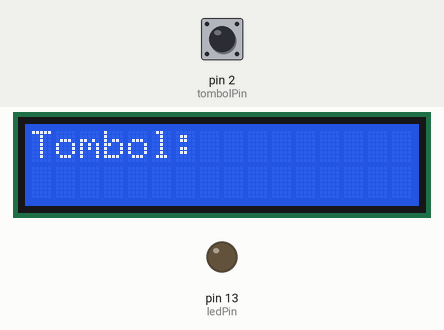
This sketch was run on a simulated Arduino Uno, built with avr-gcc and run on an emulated ATmega328P. Shown: 16×2 character LCD, output pins drawn as LEDs (lit = HIGH). Inputs (shaded band) come from the test bench; at power-on: pin 2 (tombolPin) HIGH. WiFi joins after 1.5 s; servers stay silent unless stated; what the sketch prints to the serial monitor is not drawn.

Above: at 7.7 s.
7.8 s: pin 2 (tombolPin) pulled LOW for 3.2 s
At 9.3 s:
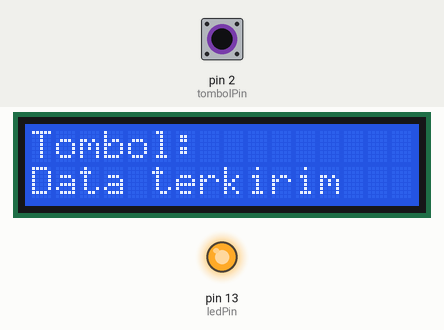
13.7 s: pin 2 (tombolPin) pulled LOW for 0.15 s
At 15.7 s:
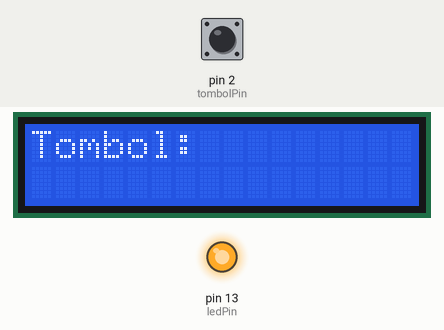
16.8 s: pin 2 (tombolPin) pulled LOW for 1 s
At 17.9 s:
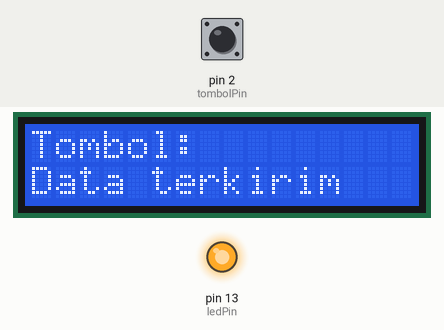
Timing chart, 0 to 19.8 s (numbered marks = the images above; inputs shaded):
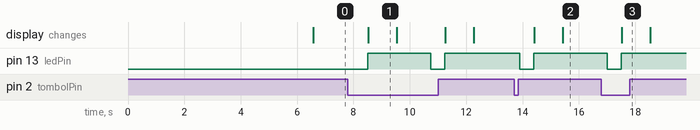

The sketch:

PT_Sami.ino
```cpp
    #include <WiFiEsp.h>
      #include <WiFiEspClient.h>
        #include <WiFiEspUdp.h>
      #include <TimeLib.h>  // Library TimeLib untuk mendapatkan waktu
    #include <LiquidCrystal_I2C.h> // Layar LED
// Masuk Di WiFi Kantor Sami
char ssid[] = "SAMI Office2";
char pass[] = "SeCuri!";

// alamat IP dan port API > (Konfirmasi Kholik)
char server[] = "10.62.124.35";
int port = 800;

// Nama pin untuk tombol
const int tombolPin = 2;

// Nama pin untuk LED
const int ledPin = 13;

// Objek LCD
LiquidCrystal_I2C lcd(0x27, 16, 2); // Alamat I2C dan ukuran 16x2

WiFiEspClient client;

void setup() {
  Serial.begin(115200);
  WiFi.init(&Serial);

  // Menunggu koneksi ke WiFi
  while (WiFi.status() != WL_CONNECTED) {
    Serial.print("Mencoba terhubung ke ");
    Serial.println(ssid);
    WiFi.begin(ssid, pass);
    delay(5000);
  }
  Serial.println("Terhubung ke WiFi!");

  Serial.print("Alamat IP: ");
  Serial.println(WiFi.localIP());

  // Mengatur pin tombol sebagai input
  pinMode(tombolPin, INPUT);

  // Aktifkan resistor pull-up internal pada pin tombol
  digitalWrite(tombolPin, HIGH);

   // Mengatur pin LED sebagai output
  pinMode(ledPin, OUTPUT);

  // Inisialisasi LCD
  lcd.begin(16, 2);
  lcd.print("Tombol: ");
}

void loop() {
  // Baca status tombol (LOW jika ditekan, HIGH jika tidak ditekan)
  int statusTombol = digitalRead(tombolPin);

  // Jika tombol ditekan, kirim data ke API
  if (statusTombol == LOW) {
    Serial.println("Tombol ditekan!");

 // Mendapatkan waktu saat tombol ditekan
    char timestamp[20];
    sprintf(timestamp, "%02d:%02d:%02d", hour(), minute(), second());

    // Contoh data yang akan dikirim ke API
    String dataToSend = "Status=1&WaktuMasuk=";
    dataToSend += timestamp;

    // Membuka koneksi TCP ke server API
    if (client.connect(server, port)) {
      Serial.println("Terhubung ke server API");

      // // Mengirimkan data melalui HTTP POST
      client.print("POST /endpoint_api HTTP/1.1\r\n");
      client.print("Host: ");
      client.println(server);
      client.println("Content-Type: application/x-www-form-urlencoded");
      client.print("Content-Length: ");
      client.println(dataToSend.length());
      client.println();
      client.println(dataToSend);

       // Matikan LED untuk memberi sinyal data telah dikirim
      digitalWrite(ledPin, LOW);
      delay(500);
      digitalWrite(ledPin, HIGH);

      // Tampilkan pesan di LCD
      lcd.setCursor(0, 1);
      lcd.print("Data terkirim");
      delay(1000);
      lcd.setCursor(0, 1);
      lcd.print("                ");

    } else {
      Serial.println("Tidak dapat terhubung ke server API");
    }

    // Tunggu beberapa saat untuk menghindari pengiriman berulang saat tombol ditekan
    delay(1000);
  }
}
```

Measured:
- after the input at 7.8 s, pin 13 (ledPin): LOW → HIGH after 0.71 s, → LOW 2.2 s later, → HIGH 0.50 s later; the display: changes after 0.72 s (image 1)
- after the input at 13.7 s, pin 13 (ledPin): HIGH → LOW after 0.21 s, → HIGH 0.50 s later; the display: first changes after 0.72 s (image 2 shows a later state)
- after the input at 16.8 s, pin 13 (ledPin): HIGH → LOW after 0.21 s, → HIGH 0.50 s later; the display: changes after 0.72 s (image 3)
- what the display in image 1 shows lasts 1.0 s, from 8.5 s to 9.5 s
